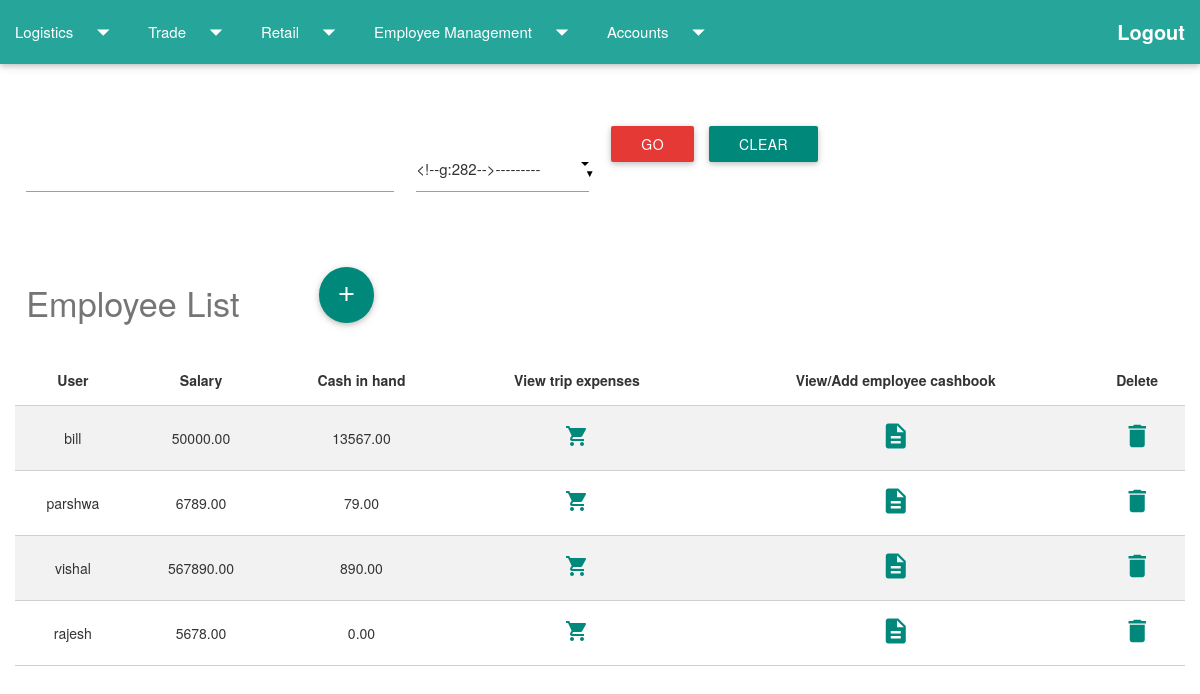
The app's page /homepage/viewemployee/ (signed in), older data.
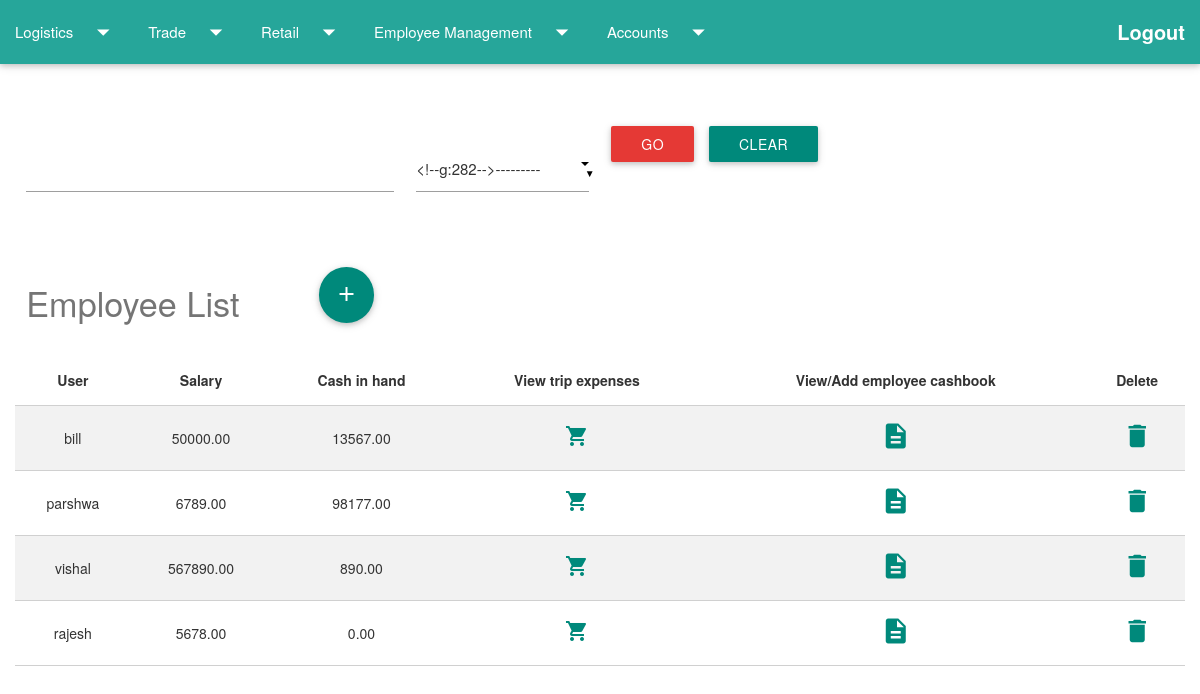
The same page, newer data.
### homepage/models.py (models this page shows, shortened)
class Employee_Detail(models.Model):
	user = models.ForeignKey(User)
	salary = models.DecimalField(default=0,max_digits=12,decimal_places=2)
	cash_in_hand = models.DecimalField(default=0,max_digits=12,decimal_places=2)

### homepage/views.py (the view)
def employee_list(request):
    if request.user.is_authenticated() and request.user.groups.all()[0].id==2:
        if request.method == "POST":
            form = EmployeeSearchForm(request.POST)
            if form.is_valid():
                searchitem = form.cleaned_data['employee_search_item']
                employeesearchtype = form.cleaned_data['employeesearch_type']
                if employeesearchtype == "user":
                    try:
                        users = User.objects.get(username=searchitem).pk
                        employees_list = Employee_Detail.objects.filter(user=users)
                    except ObjectDoesNotExist:
                        employees_list = []
                else:
                    employees_list = Employee_Detail.objects.filter(**{employeesearchtype: searchitem}).values()
                return render(request, 'homepage/employee_list.html', {'employees_list': employees_list,'form': form,'title':"Employee List"})
            else:
                employees_list = Employee_Detail.objects.all()
                form = EmployeeSearchForm()
                return render(request, 'homepage/employee_list.html', {'employees_list': employees_list,'form': form,'title':"Employee List"})
        else:
            employees_list = Employee_Detail.objects.all()
            form = EmployeeSearchForm()
        return render(request, 'homepage/employee_list.html', {'employees_list': employees_list,'form': form, 'title':"Employee List"})
    else:
        return redirect(index)

### homepage/forms.py
class EmployeeSearchForm(forms.ModelForm):
    class Meta:
        model = Employeesearch
        fields = ('employee_search_item', 'employeesearch_type',)

### homepage/templates/homepage/employee_list.html (shortened to what this page needs)
{% extends 'logistics/firstpage.html' %}
{% block content %}
<div class="container-fluid">
    <div class="row">
    </div>
    <form method="POST" class="post-form">
        <div class="row">
            <div class="col l4 s6">
                {{ form.employee_search_item}} <br>
            </div>
            <div class="col l2 s6">
                {{ form.employeesearch_type}} <br>
            </div>
            <div class="col l1 s6">
                <button type="submit" class="save btn btn-default red darken-1">Go</button>
            </div>
            <div class="col l1 s6">
                <a href="{% url 'employee_list' %}" class="waves-effect waves-light btn teal darken-1">Clear</a>
            </div>
        </div>
    </form>
     <div class="row">
        <h4 class="headingcolour col l3 s12">Employee List</h4>
       <div class="col s3" >
      <a class="btn-floating btn-large teal darken-1 " href="{% url 'add_employee' %}">
      <i class="large material-icons">add</i>
    </a>
   </div>
   </div>
    {% if employees_list %}
    <table class="striped centered bordered responsive-table">
        <thead>
            <tr>
                <th>User</th>
                <th>Salary</th>
                <th>Cash in hand</th>
                <th>View trip expenses</th>
                <th> View/Add employee cashbook </th>
                <th>Delete</th>
            </tr>
        </thead>
        <tbody>
            {% for employee in employees_list %}
            <tr>
                <td>{{employee.user}}</td>
                <td>{{employee.salary}}</td>
                <td>{{employee.cash_in_hand}}</td>
                <td>
                    <a href="{% url 'show_emptripexpenses' empid=employee.user.id %}">
                        <i class="material-icons icon-cyan">shopping_cart</i>
                </td>
                <td><a href="{% url 'show_employeecashbook' empid=employee.id %}"><i class="small material-icons icon-cyan">description</i></a></td>
                <td><a href="{% url 'delete_employee' empid=employee.id %}"><i class="small material-icons icon-cyan">delete</i></a></td>
            </tr>
            {% endfor %}
        </tbody>
    </table>
    {% else %}
    <p>No Employee registered !</p>
    {% endif %}
</div>
{% endblock %}

Row changes from the older to the newer data that the page shows:
changed Employee_Detail "parshwa": cash_in_hand "79.00" → "98177.00"
